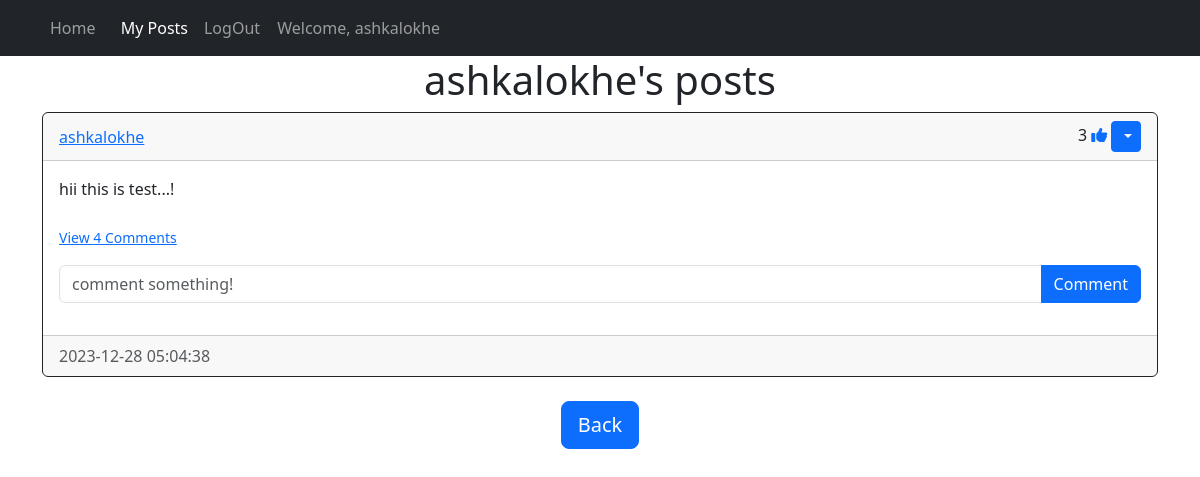
Page /posts/ashkalokhe (signed in) on the committed database.
### models.py (models this page shows)
class User(db.Model,UserMixin):
	id  = db.Column(db.Integer, primary_key=True)
	email = db.Column(db.String(150),unique=True)
	username = db.Column(db.String(150),unique=True)
	password = db.Column(db.String(150))
	date_created = db.Column(db.DateTime(timezone=True), default=func.now())
	posts = db.relationship('Post',backref='user', passive_deletes=True)
	comments = db.relationship('Comment',backref='user', passive_deletes=True)
	likes = db.relationship('Like',backref='user', passive_deletes=True)

class Post(db.Model):
	id  = db.Column(db.Integer, primary_key=True)
	text= db.Column(db.Text, nullable=False)
	date_created = db.Column(db.DateTime(timezone=True), default=func.now())
	author = db.Column(db.Integer,db.ForeignKey('user.id', ondelete ="CASCADE"), nullable=False)
	comments = db.relationship('Comment',backref='post', passive_deletes=True)
	likes = db.relationship('Like',backref='post', passive_deletes=True)

### views.py (the view)
@views.route("/posts/<username>")
@login_required
def posts(username):
    user=User.query.filter_by(username=username).first()
    if not user:
        flash('No user with that username exist.',category='error')
        return redirect(url_for('views.home'))
    posts =user.posts
    return render_template("posts.html", user=current_user, posts=posts, username=username)

### main.py (called while the page is built)
@login_manager.user_loader
def load_user(id):
    return User.query.get(int(id))

### templates/posts.html
{% extends "posts_div.html"%}{% block title %}{{username}}'s posts{% endblock %}
{% block header %} {{username}}'s posts {%
    endblock %}{% block footer %}
    <div align="center">
        <a href="/home"><button type="button" class="btn btn-primary btn-lg">
            Back</button></a
        >
    </div>
    {% endblock %}

### templates/posts_div.html (shortened to what this page needs)
{% extends "base.html"%}{% block title %}Home{% endblock %}
{% block content %}
<h1 align="center">{% block header %}Posts{% endblock %}</h1>
<div id="posts">
    {% for post in posts %}
    <div class="card border-dark">
        <div class="card-header d-flex justify-content-between align-items-center">
            <a href="/posts/{{post.user.username}}">{{post.user.username}}</a>
            <div>
                {{post.likes|length}}
                {% if user.id in post.likes|map(attribute="author")|list %}
                <a href="/like-post/{{post.id}}"><i class="fa-solid fa-thumbs-up"></i></a>
                {% else %}
                <a href="/like-post/{{post.id}}"><i class="fa-regular fa-thumbs-up"></i></a>
                {% endif %}
                {% if user.id == post.author %}
                <div class="btn-group">
                    <button type="button" class="btn btn-sm btn-primary dropdown-toggle"data-bs-toggle="dropdown">
                    </button>
                </div>
                {% endif %}
            </div>
        </div>
        <div class="card-body">
            <div class="card-text">{{post.text}}</div>
            <br />
            <p class="card-text">
                {% if post.comments|length > 0 %}
                <a data-bs-toggle="collapse" href="#comments-{{post.id}}" role="button">
                    <small>View {{post.comments|length}} Comments</small>
                </a>
                {% else %}
                <small class="text-muted">No Comments</small>
                {% endif %}
            </p>
            <form class="input-group mb-3" method='POST' action="/create-comment/{{post.id}}">
                <input type="text" id="text" name="text" class="form-control" placeholder="comment something!" />
                <button type="submit" class="btn btn-primary">Comment</button>
            </form>
        </div>
        <div class="card-footer text-muted">{{post.date_created}}</div>
    </div>
    </br >{% endfor %}
</div>
{% block footer %}{% endblock %}{% endblock %}

### templates/base.html (shortened to what this page needs)
<!DOCTYPE html>
<html lang="en">
<head>
    <link href="https://cdn.jsdelivr.net/npm/bootstrap@5.3.2/dist/css/bootstrap.min.css" rel="stylesheet"
 />
</head>
<body>
    <nav class="navbar navbar-expand-lg navbar-dark bg-dark">
        <div class="container">
            <div class="collapse navbar-collapse" id="navbar">
                <div class="navbar-nav">
                    <a class="nav-item nav-link" href="/home">Home</a>></a>
                    <a class="nav-item nav-link {% if 'posts' in request.path %}active{% endif %}"
                        href="{{ url_for('views.posts', username=current_user.username) }}">My Posts</a>
                    {% if user.is_authenticated %}
                    <a class="nav-item nav-link" href="/logout">LogOut</a>></a>
                    {% else %}
                    <a class="nav-item nav-link" href="/login">Login</a>></a>
                    <a class="nav-item nav-link" href="/sign-up">SignUp</a>></a>
                    {% endif %}
                    {% if user.is_authenticated %}
                    <span class="navbar-text ms-auto">
                        Welcome, {{ user.username }}
                    </span>
                    {% endif %}
                </div>
            </div>
        </div>
    </nav>
    <div class="container">{%block content %}{% endblock %}</div>
</body>
</html>

### rows in the picture
User: username "ashkalokhe"
Post: user.username "ashkalokhe", likes|length "3", text "hii this is test...!", comments|length "4", date_created "2023-12-28 05:04:38"
